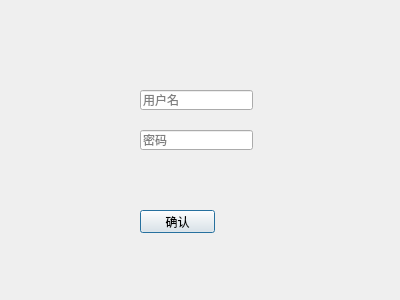
<?xml version="1.0" encoding="UTF-8"?>
<ui version="4.0">
 <class>denglu</class>
 <widget class="QDialog" name="denglu">
  <property name="geometry">
   <rect>
    <x>0</x>
    <y>0</y>
    <width>400</width>
    <height>300</height>
   </rect>
  </property>
  <property name="windowTitle">
   <string>Dialog</string>
  </property>
  <widget class="QLineEdit" name="name">
   <property name="geometry">
    <rect>
     <x>140</x>
     <y>90</y>
     <width>113</width>
     <height>20</height>
    </rect>
   </property>
   <property name="placeholderText">
    <string>用户名</string>
   </property>
  </widget>
  <widget class="QLineEdit" name="password">
   <property name="geometry">
    <rect>
     <x>140</x>
     <y>130</y>
     <width>113</width>
     <height>20</height>
    </rect>
   </property>
   <property name="echoMode">
    <enum>QLineEdit::PasswordEchoOnEdit</enum>
   </property>
   <property name="placeholderText">
    <string>密码</string>
   </property>
  </widget>
  <widget class="QPushButton" name="queren">
   <property name="geometry">
    <rect>
     <x>140</x>
     <y>210</y>
     <width>75</width>
     <height>23</height>
    </rect>
   </property>
   <property name="text">
    <string>确认</string>
   </property>
  </widget>
  <widget class="QLabel" name="label">
   <property name="geometry">
    <rect>
     <x>160</x>
     <y>60</y>
     <width>54</width>
     <height>12</height>
    </rect>
   </property>
   <property name="text">
    <string/>
   </property>
  </widget>
  <widget class="QLabel" name="denglu_2">
   <property name="geometry">
    <rect>
     <x>160</x>
     <y>50</y>
     <width>54</width>
     <height>12</height>
    </rect>
   </property>
   <property name="text">
    <string/>
   </property>
  </widget>
  <widget class="QLabel" name="xianshi">
   <property name="geometry">
    <rect>
     <x>140</x>
     <y>180</y>
     <width>81</width>
     <height>18</height>
    </rect>
   </property>
   <property name="text">
    <string/>
   </property>
  </widget>
 </widget>
 <resources/>
 <connections/>
</ui>
